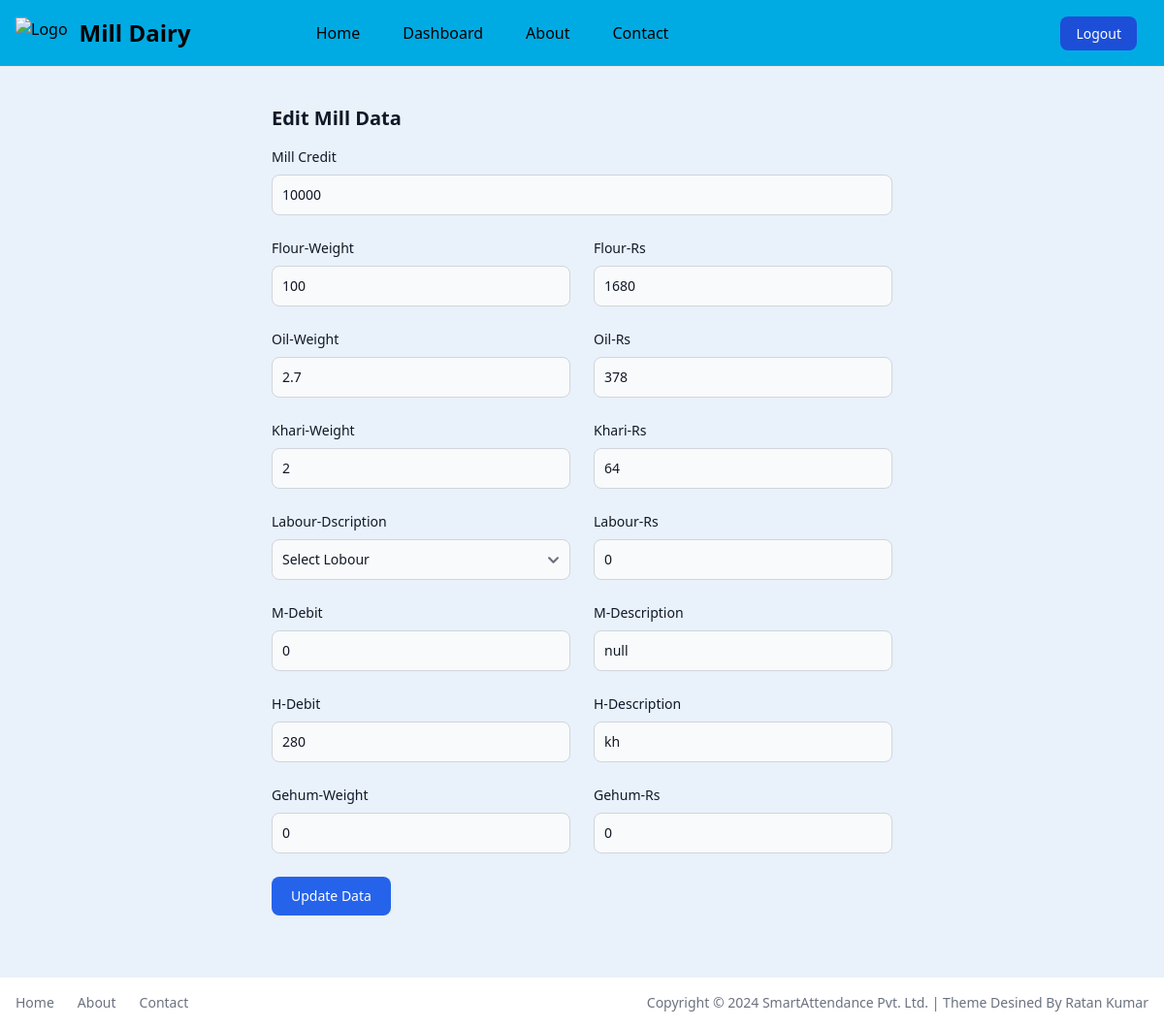
/edit_data/92 (signed in), run on an earlier commit of the app's database.
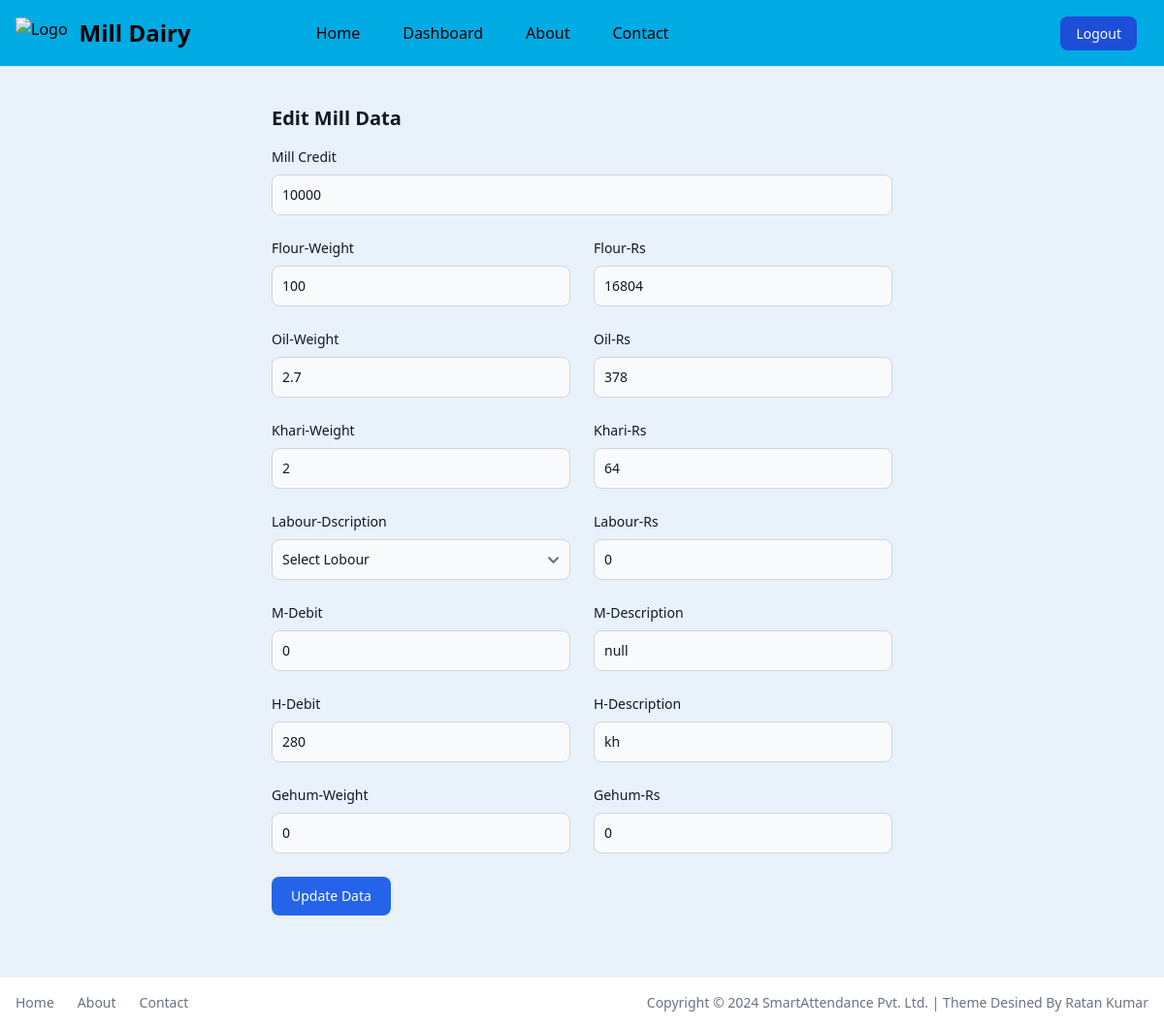
And on a later commit of the database.
### app.py (models this page shows, shortened)
class MillData(db.Model):
    id = db.Column(db.Integer, primary_key=True)
    user_id = db.Column(db.Integer, db.ForeignKey('user.id'), nullable=False)
    date = db.Column(db.Date, default=datetime.datetime.now)
    mill_credit = db.Column(db.Integer, nullable=False)
    flour_weight = db.Column(db.Integer, nullable=False)
    flour_rs = db.Column(db.Integer, nullable=False)
    oil_weight = db.Column(db.Integer, nullable=False)
    oil_rs = db.Column(db.Integer, nullable=False)
    khari_weight = db.Column(db.Integer, nullable=False)
    khari_rs = db.Column(db.Integer, nullable=False)
    labour_dscri = db.Column(db.String(100), nullable=False)
    labour_rs = db.Column(db.Integer, nullable=False)
    mill_debit = db.Column(db.Integer, nullable=False)
    mill_dscri = db.Column(db.String(100), nullable=False)
    home_debit = db.Column(db.Integer, nullable=False)
    home_dscri = db.Column(db.String(100), nullable=False)
    gehum_weight = db.Column(db.Integer, nullable=False)
    gehum_rs = db.Column(db.Integer, nullable=False)
    total_credit = db.Column(db.Integer, nullable=False)
    total_debit = db.Column(db.Integer, nullable=False)
    user = db.relationship('User', backref=db.backref('milldatas', lazy=True))

### app.py (the view)
@app.route('/edit_data/<int:data_id>', methods=['GET'])
def edit_data(data_id):
    if 'email' in session:
        user = User.query.filter_by(email=session['email']).first()
        mill_data = MillData.query.filter_by(id=data_id, user_id=user.id).first()
        if not mill_data:
            flash('Data not found or you do not have permission to edit this data.', 'error')
            return redirect('/dashboard')
        return render_template('edit_data.html', mill_data=mill_data)
    else:
        flash('You need to login first.', 'error')
        return redirect('/login')

### templates/edit_data.html (shortened to what the changed rows need)
{% extends 'layout.html' %}
{% block content %}
<div class="pt-[44px] w-full">
    <section class="bg-[#E9F1FA] dark:bg-gray-900">
        <div class="py-8 px-4 mx-auto max-w-2xl lg:py-16">
            <h2 class="mb-4 text-xl font-bold text-gray-900 dark:text-white">Edit Mill Data</h2>
            <form action="{{ url_for('update_data', data_id=mill_data.id) }}" method="post">
                <div class="grid gap-4 sm:grid-cols-2 sm:gap-6">
                    <div class="sm:col-span-2">
                        <label for="Mill Credit" class="block mb-2 text-sm font-medium text-gray-900 dark:text-white">
                            Mill Credit
                        </label>
                        <input type="number" name="m_credit" value="{{ mill_data.mill_credit }}" class="bg-gray-50 border border-gray-300 text-gray-900 text-sm rounded-lg focus:ring-primary-600 focus:border-primary-600 block w-full p-2.5 dark:bg-gray-700 dark:border-gray-600 dark:placeholder-gray-400 dark:text-white dark:focus:ring-primary-500 dark:focus:border-primary-500" required>
                    </div>
                    <div>
                        <label for="Flour-Weight" class="block mb-2 text-sm font-medium text-gray-900 dark:text-white">
                            Flour-Weight
                        </label>
                        <input type="number" step="0.01" name="flour_weight" value="{{ mill_data.flour_weight }}" class="bg-gray-50 border border-gray-300 text-gray-900 text-sm rounded-lg focus:ring-primary-600 focus:border-primary-600 block w-full p-2.5 dark:bg-gray-700 dark:border-gray-600 dark:placeholder-gray-400 dark:text-white dark:focus:ring-primary-500 dark:focus:border-primary-500" required>
                    </div>
                    <div class="w-full">
                        <label for="FLOUR-Rs" class="block mb-2 text-sm font-medium text-gray-900 dark:text-white">
                            Flour-Rs
                        </label>
                        <input type="number" name="flour_rs" value="{{ mill_data.flour_rs }}" class="bg-gray-50 border border-gray-300 text-gray-900 text-sm rounded-lg focus:ring-primary-600 focus:border-primary-600 block w-full p-2.5 dark:bg-gray-700 dark:border-gray-600 dark:placeholder-gray-400 dark:text-white dark:focus:ring-primary-500 dark:focus:border-primary-500" required>
                    </div>
                    <div>
                        <label for="Oil-Weight" class="block mb-2 text-sm font-medium text-gray-900 dark:text-white">
                            Oil-Weight
                        </label>
                        <input type="number" step="0.01" name="oil_weight" value="{{ mill_data.oil_weight }}" class="bg-gray-50 border border-gray-300 text-gray-900 text-sm rounded-lg focus:ring-primary-600 focus:border-primary-600 block w-full p-2.5 dark:bg-gray-700 dark:border-gray-600 dark:placeholder-gray-400 dark:text-white dark:focus:ring-primary-500 dark:focus:border-primary-500" placeholder="12Kg" required="">
                    </div>
                    <div class="w-full">
                        <label for="Oil-Rs" class="block mb-2 text-sm font-medium text-gray-900 dark:text-white">
                            Oil-Rs
                        </label>
                        <input type="number" name="oil_rs" value="{{ mill_data.oil_rs }}" class="bg-gray-50 border border-gray-300 text-gray-900 text-sm rounded-lg focus:ring-primary-600 focus:border-primary-600 block w-full p-2.5 dark:bg-gray-700 dark:border-gray-600 dark:placeholder-gray-400 dark:text-white dark:focus:ring-primary-500 dark:focus:border-primary-500" placeholder="Rs.2999" required="">
                    </div>
                    <div>
                        <label for="khari-Weight" class="block mb-2 text-sm font-medium text-gray-900 dark:text-white">
                            Khari-Weight
                        </label>
                        <input type="number" step="0.01" name="khari_weight" value="{{ mill_data.khari_weight }}" class="bg-gray-50 border border-gray-300 text-gray-900 text-sm rounded-lg focus:ring-primary-600 focus:border-primary-600 block w-full p-2.5 dark:bg-gray-700 dark:border-gray-600 dark:placeholder-gray-400 dark:text-white dark:focus:ring-primary-500 dark:focus:border-primary-500" placeholder="12Kg" required="">
                    </div>
                    <div class="w-full">
                        <label for=" Khari-Rs" class="block mb-2 text-sm font-medium text-gray-900 dark:text-white">
                            Khari-Rs
                        </label>
                        <input type="number" name="khari_rs" value="{{ mill_data.khari_rs }}" class="bg-gray-50 border border-gray-300 text-gray-900 text-sm rounded-lg focus:ring-primary-600 focus:border-primary-600 block w-full p-2.5 dark:bg-gray-700 dark:border-gray-600 dark:placeholder-gray-400 dark:text-white dark:focus:ring-primary-500 dark:focus:border-primary-500" placeholder="Rs.2999" required="">
                    </div>
                    <div>
                        <label for="Labour-Dscri" class="block mb-2 text-sm font-medium text-gray-900 dark:text-white">
                            Labour-Dscription
                        </label>
                        <select id="category" name="labour_dscri" value="{{ mill_data.labour_dscri }}" required=""
                            class="bg-gray-50 border border-gray-300 text-gray-900 text-sm rounded-lg focus:ring-primary-500 focus:border-primary-500 block w-full p-2.5 dark:bg-gray-700 dark:border-gray-600 dark:placeholder-gray-400 dark:text-white dark:focus:ring-primary-500 dark:focus:border-primary-500">
                            <option selected="">Select Lobour</option>
                        </select>
                    </div>
                    <div class="w-full">
                        <label for="Labour-Rs" class="block mb-2 text-sm font-medium text-gray-900 dark:text-white">
                            Labour-Rs
                        </label>
                        <input type="number" name="labour_rs" value="{{ mill_data.labour_rs }}" class="bg-gray-50 border border-gray-300 text-gray-900 text-sm rounded-lg focus:ring-primary-600 focus:border-primary-600 block w-full p-2.5 dark:bg-gray-700 dark:border-gray-600 dark:placeholder-gray-400 dark:text-white dark:focus:ring-primary-500 dark:focus:border-primary-500" placeholder="Rs.2999" required="">
                    </div>
                    <div class="w-full">
                        <label for="M-Debit" class="block mb-2 text-sm font-medium text-gray-900 dark:text-white">
                            M-Debit
                        </label>
                        <input type="number" name="mill_debit" value="{{ mill_data.mill_debit }}" class="bg-gray-50 border border-gray-300 text-gray-900 text-sm rounded-lg focus:ring-primary-600 focus:border-primary-600 block w-full p-2.5 dark:bg-gray-700 dark:border-gray-600 dark:placeholder-gray-400 dark:text-white dark:focus:ring-primary-500 dark:focus:border-primary-500" placeholder="Rs.2999" required="">
                    </div>
                    <div class="w-full">
                        <label for="M-Description" class="block mb-2 text-sm font-medium text-gray-900 dark:text-white">
                            M-Description
                        </label>
                        <input type="text" name="mill_dscri" value="{{ mill_data.mill_dscri }}" class="bg-gray-50 border border-gray-300 text-gray-900 text-sm rounded-lg focus:ring-primary-600 focus:border-primary-600 block w-full p-2.5 dark:bg-gray-700 dark:border-gray-600 dark:placeholder-gray-400 dark:text-white dark:focus:ring-primary-500 dark:focus:border-primary-500" placeholder="Mill Description" required="">
                    </div>
                    <div class="w-full">
                        <label for="H-Debit" class="block mb-2 text-sm font-medium text-gray-900 dark:text-white">
                            H-Debit
                        </label>
                        <input type="number" name="home_debit" value="{{ mill_data.home_debit }}" class="bg-gray-50 border border-gray-300 text-gray-900 text-sm rounded-lg focus:ring-primary-600 focus:border-primary-600 block w-full p-2.5 dark:bg-gray-700 dark:border-gray-600 dark:placeholder-gray-400 dark:text-white dark:focus:ring-primary-500 dark:focus:border-primary-500" placeholder="Rs.2999" required="">
                    </div>
                    <div class="w-full">
                        <label for="H-Description" class="block mb-2 text-sm font-medium text-gray-900 dark:text-white">
                            H-Description
                        </label>
                        <input type="text" name="home_dscri" value="{{ mill_data.home_dscri }}" class="bg-gray-50 border border-gray-300 text-gray-900 text-sm rounded-lg focus:ring-primary-600 focus:border-primary-600 block w-full p-2.5 dark:bg-gray-700 dark:border-gray-600 dark:placeholder-gray-400 dark:text-white dark:focus:ring-primary-500 dark:focus:border-primary-500" placeholder="Home Description" required="">
                    </div>
                    <div>
                        <label for="Gehum-Weight" class="block mb-2 text-sm font-medium text-gray-900 dark:text-white">
                            Gehum-Weight
                        </label>
                        <input type="number" step="0.01" name="gehum_weight" value="{{ mill_data.gehum_weight }}" class="bg-gray-50 border border-gray-300 text-gray-900 text-sm rounded-lg focus:ring-primary-600 focus:border-primary-600 block w-full p-2.5 dark:bg-gray-700 dark:border-gray-600 dark:placeholder-gray-400 dark:text-white dark:focus:ring-primary-500 dark:focus:border-primary-500" placeholder="12Kg" required="">
                    </div>
                    <div class="w-full">
                        <label for=" Gehum-Rs" class="block mb-2 text-sm font-medium text-gray-900 dark:text-white">
                            Gehum-Rs
                        </label>
                        <input type="number" name="gehum_rs" value="{{ mill_data.gehum_rs }}" class="bg-gray-50 border border-gray-300 text-gray-900 text-sm rounded-lg focus:ring-primary-600 focus:border-primary-600 block w-full p-2.5 dark:bg-gray-700 dark:border-gray-600 dark:placeholder-gray-400 dark:text-white dark:focus:ring-primary-500 dark:focus:border-primary-500" placeholder="Rs.2999" required="">
                    </div>
                </div>
            </form>
        </div>
    </section>
</div>
{% endblock %}

What changed in the data, as far as the page shows it:
changed MillData "Select Lobour": flour_rs "1680" → "16804"
